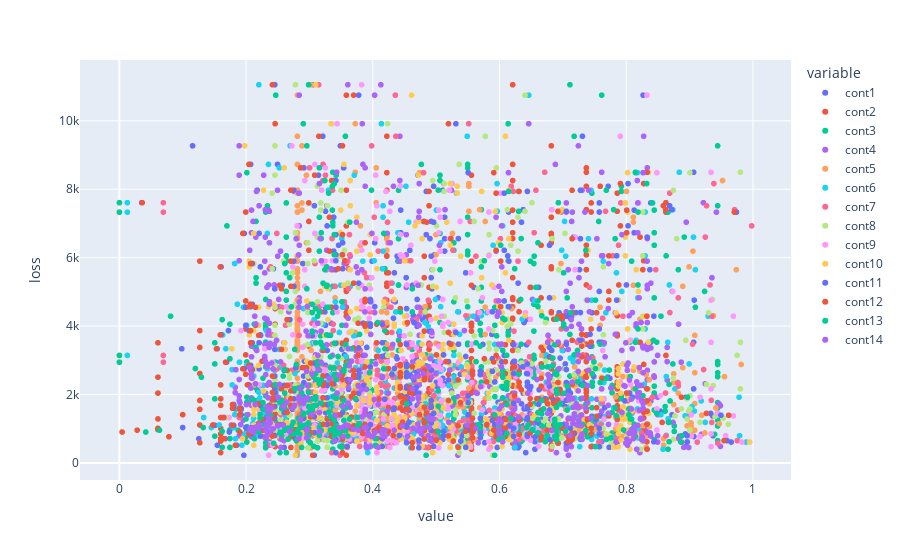

Here is the notebook cell this chart was saved with:
### Markdown cell above
Scatter Plot

### Code cell
fig = go.Figure()
fig = px.scatter(
    data_frame= train_sample_df[CONT_X_Y],
    x= X_CONT,
    y= 'loss',
    render_mode= 'webgl'
)
fig.show()

### Figure 1 — Plotly figure (JSON) as saved in the notebook; plotly's stock layout.template omitted (floating-point values rounded to 4 significant figures; data arrays with more than 128 entries replaced by an {"elided": "..."} marker saying what was removed)
{"data": [{"hovertemplate": "variable=cont1<br>value=%{x}<br>loss=%{y}<extra></extra>", "legendgroup": "cont1", "marker": {"color": "#636efa", "symbol": "circle"}, "mode": "markers", "name": "cont1", "showlegend": true, "type": "scattergl", "x": {"elided": "369 float values"}, "xaxis": "x", "y": {"elided": "369 float values"}, "yaxis": "y"}, {"hovertemplate": "variable=cont2<br>value=%{x}<br>loss=%{y}<extra></extra>", "legendgroup": "cont2", "marker": {"color": "#EF553B", "symbol": "circle"}, "mode": "markers", "name": "cont2", "showlegend": true, "type": "scattergl", "x": {"elided": "369 float values"}, "xaxis": "x", "y": {"elided": "369 float values"}, "yaxis": "y"}, {"hovertemplate": "variable=cont3<br>value=%{x}<br>loss=%{y}<extra></extra>", "legendgroup": "cont3", "marker": {"color": "#00cc96", "symbol": "circle"}, "mode": "markers", "name": "cont3", "showlegend": true, "type": "scattergl", "x": {"elided": "369 float values"}, "xaxis": "x", "y": {"elided": "369 float values"}, "yaxis": "y"}, {"hovertemplate": "variable=cont4<br>value=%{x}<br>loss=%{y}<extra></extra>", "legendgroup": "cont4", "marker": {"color": "#ab63fa", "symbol": "circle"}, "mode": "markers", "name": "cont4", "showlegend": true, "type": "scattergl", "x": {"elided": "369 float values"}, "xaxis": "x", "y": {"elided": "369 float values"}, "yaxis": "y"}, {"hovertemplate": "variable=cont5<br>value=%{x}<br>loss=%{y}<extra></extra>", "legendgroup": "cont5", "marker": {"color": "#FFA15A", "symbol": "circle"}, "mode": "markers", "name": "cont5", "showlegend": true, "type": "scattergl", "x": {"elided": "369 float values"}, "xaxis": "x", "y": {"elided": "369 float values"}, "yaxis": "y"}, {"hovertemplate": "variable=cont6<br>value=%{x}<br>loss=%{y}<extra></extra>", "legendgroup": "cont6", "marker": {"color": "#19d3f3", "symbol": "circle"}, "mode": "markers", "name": "cont6", "showlegend": true, "type": "scattergl", "x": {"elided": "369 float values"}, "xaxis": "x", "y": {"elided": "369 float values"}, "yaxis": "y"}, {"hovertemplate": "variable=cont7<br>value=%{x}<br>loss=%{y}<extra></extra>", "legendgroup": "cont7", "marker": {"color": "#FF6692", "symbol": "circle"}, "mode": "markers", "name": "cont7", "showlegend": true, "type": "scattergl", "x": {"elided": "369 float values"}, "xaxis": "x", "y": {"elided": "369 float values"}, "yaxis": "y"}, {"hovertemplate": "variable=cont8<br>value=%{x}<br>loss=%{y}<extra></extra>", "legendgroup": "cont8", "marker": {"color": "#B6E880", "symbol": "circle"}, "mode": "markers", "name": "cont8", "showlegend": true, "type": "scattergl", "x": {"elided": "369 float values"}, "xaxis": "x", "y": {"elided": "369 float values"}, "yaxis": "y"}, {"hovertemplate": "variable=cont9<br>value=%{x}<br>loss=%{y}<extra></extra>", "legendgroup": "cont9", "marker": {"color": "#FF97FF", "symbol": "circle"}, "mode": "markers", "name": "cont9", "showlegend": true, "type": "scattergl", "x": {"elided": "369 float values"}, "xaxis": "x", "y": {"elided": "369 float values"}, "yaxis": "y"}, {"hovertemplate": "variable=cont10<br>value=%{x}<br>loss=%{y}<extra></extra>", "legendgroup": "cont10", "marker": {"color": "#FECB52", "symbol": "circle"}, "mode": "markers", "name": "cont10", "showlegend": true, "type": "scattergl", "x": {"elided": "369 float values"}, "xaxis": "x", "y": {"elided": "369 float values"}, "yaxis": "y"}, {"hovertemplate": "variable=cont11<br>value=%{x}<br>loss=%{y}<extra></extra>", "legendgroup": "cont11", "marker": {"color": "#636efa", "symbol": "circle"}, "mode": "markers", "name": "cont11", "showlegend": true, "type": "scattergl", "x": {"elided": "369 float values"}, "xaxis": "x", "y": {"elided": "369 float values"}, "yaxis": "y"}, {"hovertemplate": "variable=cont12<br>value=%{x}<br>loss=%{y}<extra></extra>", "legendgroup": "cont12", "marker": {"color": "#EF553B", "symbol": "circle"}, "mode": "markers", "name": "cont12", "showlegend": true, "type": "scattergl", "x": {"elided": "369 float values"}, "xaxis": "x", "y": {"elided": "369 float values"}, "yaxis": "y"}, {"hovertemplate": "variable=cont13<br>value=%{x}<br>loss=%{y}<extra></extra>", "legendgroup": "cont13", "marker": {"color": "#00cc96", "symbol": "circle"}, "mode": "markers", "name": "cont13", "showlegend": true, "type": "scattergl", "x": {"elided": "369 float values"}, "xaxis": "x", "y": {"elided": "369 float values"}, "yaxis": "y"}, {"hovertemplate": "variable=cont14<br>value=%{x}<br>loss=%{y}<extra></extra>", "legendgroup": "cont14", "marker": {"color": "#ab63fa", "symbol": "circle"}, "mode": "markers", "name": "cont14", "showlegend": true, "type": "scattergl", "x": {"elided": "369 float values"}, "xaxis": "x", "y": {"elided": "369 float values"}, "yaxis": "y"}], "layout": {"legend": {"title": {"text": "variable"}, "tracegroupgap": 0}, "margin": {"t": 60}, "xaxis": {"anchor": "y", "domain": [0, 1], "title": {"text": "value"}}, "yaxis": {"anchor": "x", "domain": [0, 1], "title": {"text": "loss"}}}}
